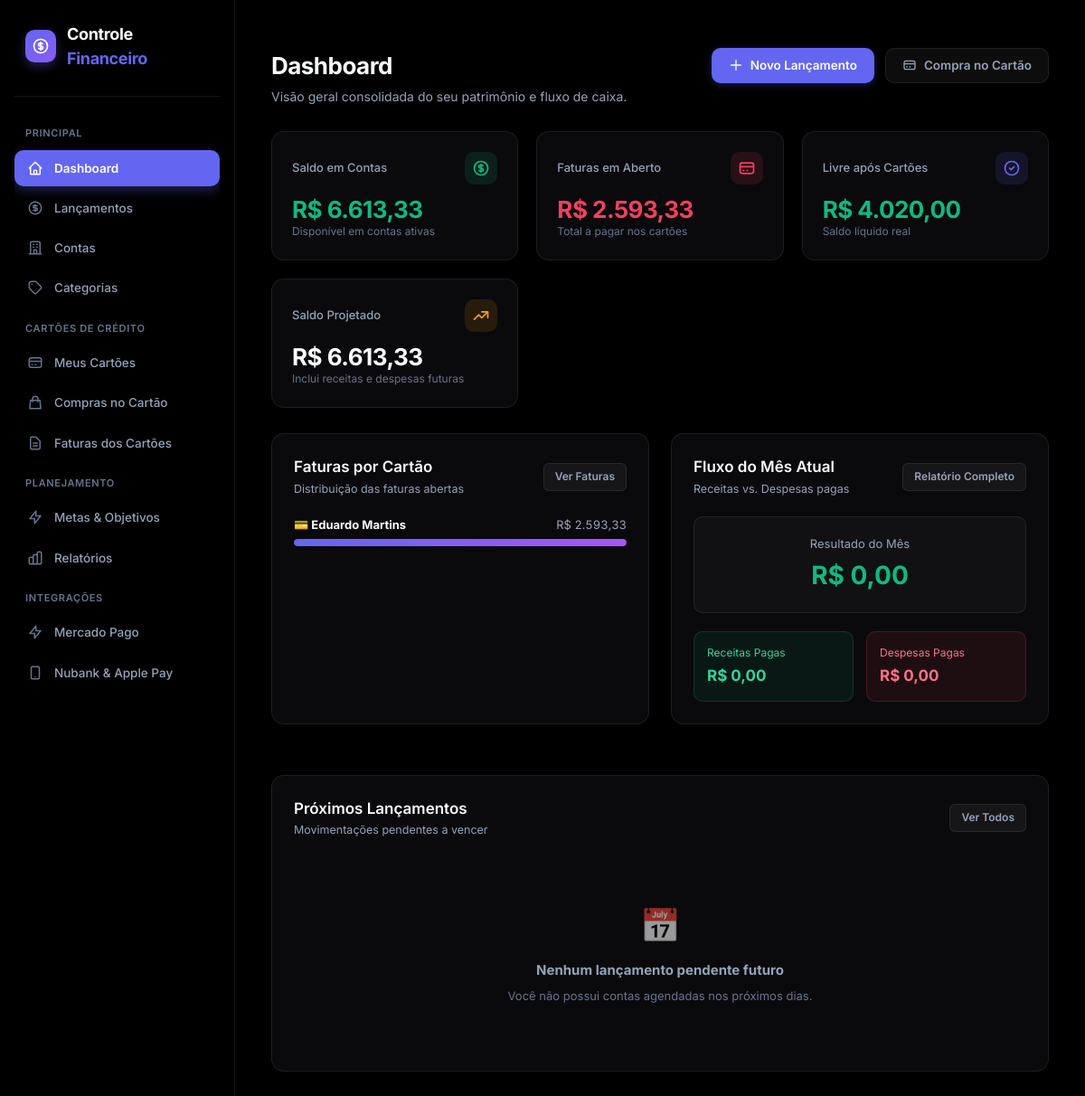
Before: / with the older database file.
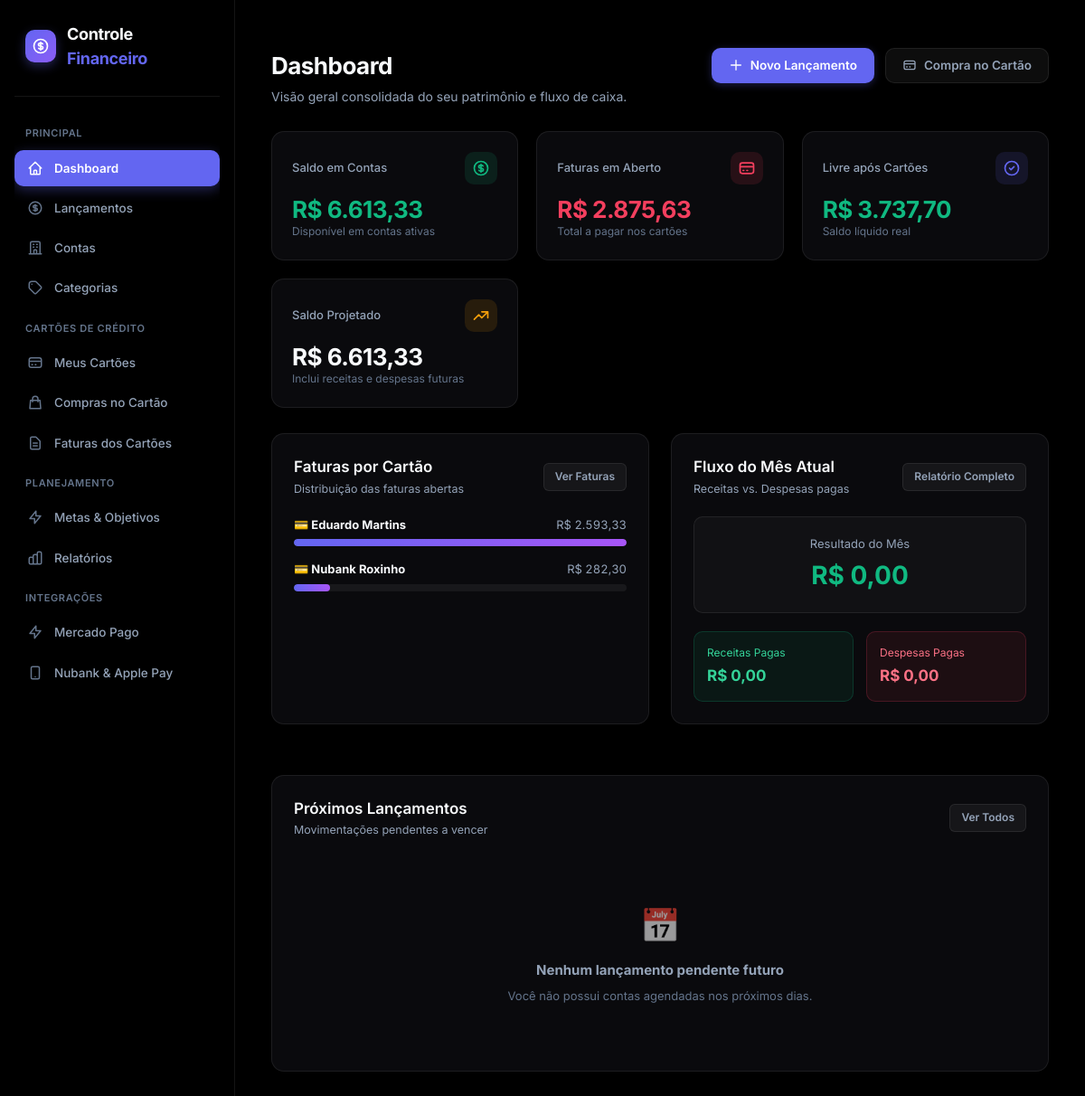
After: the same page with the newer database file.
### models/cartao.py (models this page shows, shortened)
class Cartao(db.Model):
    __tablename__ = "cartoes"
    id = db.Column(
        db.Integer,
        primary_key=True
    )
    nome = db.Column(
        db.String(100),
        nullable=False
    )
    banco = db.Column(
        db.String(100),
        nullable=False
    )
    ultimos_digitos = db.Column(
        db.String(4),
        nullable=True
    )
    limite = db.Column(
        db.Numeric(12, 2),
        nullable=False,
        default=0
    )
    dia_fechamento = db.Column(
        db.Integer,
        nullable=False
    )
    dia_vencimento = db.Column(
        db.Integer,
        nullable=False
    )
    ativo = db.Column(
        db.Boolean,
        nullable=False,
        default=True
    )
    criado_em = db.Column(
        db.DateTime,
        default=datetime.utcnow
    )
    faturas = db.relationship(
        "FaturaCartao",
        back_populates="cartao",
        cascade="all, delete-orphan"
    )

### routes/dashboard.py (the view, shortened to what this page needs)
@dashboard_bp.route("/", methods=["GET", "POST"])
def dashboard():
    if request.method == "POST":
        from routes.integracoes import webhook_mercadopago
        return webhook_mercadopago()
    hoje = date.today()
    contas = (
        Conta.query
        .filter_by(
            ativa=True
        )
        .all()
    )
    inicio_mes = date(hoje.year, hoje.month, 1)
    if hoje.month == 12:
        fim_mes = date(hoje.year + 1, 1, 1)
    else:
        fim_mes = date(hoje.year, hoje.month + 1, 1)
    lancamentos_mes = (
        Lancamento.query
        .filter(
            Lancamento.data >= inicio_mes,
            Lancamento.data < fim_mes
        )
        .all()
    )
    faturas_abertas = (
        FaturaCartao.query
        .filter(
            FaturaCartao.status != "paga"
        )
        .all()
    )
    saldo_atual = sum(conta.saldo_atual() for conta in contas)
    saldo_projetado = sum(float(c.saldo_inicial or 0) for c in contas)
    lancamentos_ativas = (
        Lancamento.query
        .join(Conta)
        .filter(Conta.ativa == True)
        .all()
    )
    for l in lancamentos_ativas:
        val = float(l.valor or 0)
        if l.tipo == "receita":
            saldo_projetado += val
        else:
            saldo_projetado -= val
    receitas_mes = 0.0
    despesas_mes = 0.0
    receitas_pendentes = 0.0
    despesas_pendentes = 0.0
    resultado_mes = receitas_mes - despesas_mes
    comprometido_cartoes = sum(
        (Decimal(str(fatura.valor_total or 0)) for fatura in faturas_abertas),
        Decimal("0.00")
    )
    comprometido_cartoes = float(comprometido_cartoes)
    cartoes_comprometidos = {}
    for fatura in faturas_abertas:
        if not fatura.cartao:
            continue
        cartao_nome = fatura.cartao.nome
        valor = Decimal(str(fatura.valor_total or 0))
        if cartao_nome not in cartoes_comprometidos:
            cartoes_comprometidos[cartao_nome] = Decimal("0.00")
        cartoes_comprometidos[cartao_nome] += valor
    cartoes_comprometidos_lista = [
        {"nome": nome, "valor": float(valor)}
        for nome, valor in sorted(
            cartoes_comprometidos.items(),
            key=lambda item: item[1],
            reverse=True
        )
    ]
    disponivel_apos_cartoes = saldo_atual - comprometido_cartoes
    atrasados = (
        Lancamento.query
        .filter(
            Lancamento.status != "pago",
            Lancamento.data < hoje
        )
        .order_by(
            Lancamento.data.asc(),
            Lancamento.id.asc()
        )
        .all()
    )
    total_despesas_atrasadas = sum(
        float(l.valor or 0) for l in atrasados if l.tipo == "despesa"
    )
    proximos = (
        Lancamento.query
        .filter(
            Lancamento.status != "pago",
            Lancamento.data >= hoje
        )
        .order_by(
            Lancamento.data.asc(),
            Lancamento.id.asc()
        )
        .limit(8)
        .all()
    )
    return render_template(
        "dashboard.html",
        saldo_atual=saldo_atual,
        saldo_projetado=saldo_projetado,
        receitas_mes=receitas_mes,
        despesas_mes=despesas_mes,
        resultado_mes=resultado_mes,
        receitas_pendentes=receitas_pendentes,
        despesas_pendentes=despesas_pendentes,
        proximos=proximos,
        atrasados=atrasados,
        total_despesas_atrasadas=total_despesas_atrasadas,
        hoje=hoje,
        comprometido_cartoes=comprometido_cartoes,
        disponivel_apos_cartoes=disponivel_apos_cartoes,
        cartoes_comprometidos=cartoes_comprometidos_lista
    )

### app.py (called while the page is built)
def formatar_moeda(valor):
    try:
        valor = float(
            valor or 0
        )
    except (
        TypeError,
        ValueError
    ):
        valor = 0.0
    negativo = valor < 0
    valor = abs(
        valor
    )
    texto = f"{valor:,.2f}"
    texto = (
        texto
        .replace(",", "X")
        .replace(".", ",")
        .replace("X", ".")
    )
    if negativo:
        texto = "-" + texto
    return texto

### models/conta.py (called while the page is built)
    def saldo_atual(self):
        saldo = float(self.saldo_inicial or 0)
        for lancamento in self.lancamentos:
            if lancamento.status != "pago":
                continue
            valor = float(lancamento.valor or 0)
            if lancamento.tipo == "receita":
                saldo += valor
            else:
                saldo -= valor
        return saldo

### templates/dashboard.html (shortened to what the changed rows need)
﻿{% extends "base.html" %}
{% block content %}
<div class="page-header">
    <div class="page-header-content">
        <h1>Dashboard</h1>
    </div>
</div>
<div class="cards">
    <div class="card">
        <div class="card-header-line">
            <span class="card-title">Faturas em Aberto</span>
            <div class="card-icon danger">
            </div>
        </div>
        <strong class="card-value valor-negativo">
            R$ {{ comprometido_cartoes|moeda }}
        </strong>
        <span class="card-subtext">Total a pagar nos cartões</span>
    </div>
    <div class="card">
        <div class="card-header-line">
            <span class="card-title">Livre após Cartões</span>
            <div class="card-icon primary">
            </div>
        </div>
        <strong class="card-value {% if disponivel_apos_cartoes >= 0 %}valor-positivo{% else %}valor-negativo{% endif %}">
            R$ {{ disponivel_apos_cartoes|moeda }}
        </strong>
        <span class="card-subtext">Saldo líquido real</span>
    </div>
</div>
<div class="relatorios-grid">
    <div class="panel">
        <div class="panel-header">
            <div>
                <h2 class="panel-title">Faturas por Cartão</h2>
            </div>
        </div>
        {% if cartoes_comprometidos %}
            {% set maior_valor = cartoes_comprometidos[0].valor %}
            <div class="relatorio-barras">
                {% for cartao in cartoes_comprometidos %}
                    {% set percentual = (cartao.valor / maior_valor * 100) if maior_valor > 0 else 0 %}
                    <div class="relatorio-barra-item">
                        <div class="relatorio-barra-header">
                            <strong>💳 {{ cartao.nome }}</strong>
                            <span>R$ {{ cartao.valor|moeda }}</span>
                        </div>
                        <div class="relatorio-barra-bg">
                            <div class="relatorio-barra cartao" style="width: {{ percentual }}%;"></div>
                        </div>
                    </div>
                {% endfor %}
            </div>
        {% else %}
            <div class="empty-state">
                <div class="empty-state-icon">💳</div>
                <strong>Nenhum cartão comprometido</strong>
                <span>Todas as faturas estão quitadas ou sem lançamentos.</span>
            </div>
        {% endif %}
    </div>
    <div class="panel">
        <div class="panel-header">
            <div>
                <h2 class="panel-title">Fluxo do Mês Atual</h2>
            </div>
        </div>
    </div>
</div>
<div class="panel">
    <div class="panel-header">
        <div>
            <h2 class="panel-title">Próximos Lançamentos</h2>
        </div>
    </div>
</div>
{% endblock %}

Changed rows visible on the page:
added Cartao: nome "Nubank Roxinho", valor|moeda "282,30", {{ percentual }} 10.885618104907591 (drawn)
Other visible differences:
{{ comprometido_cartoes|moeda }}: "2.593,33" → "2.875,63"
{{ disponivel_apos_cartoes|moeda }}: "4.020,00" → "3.737,70"
